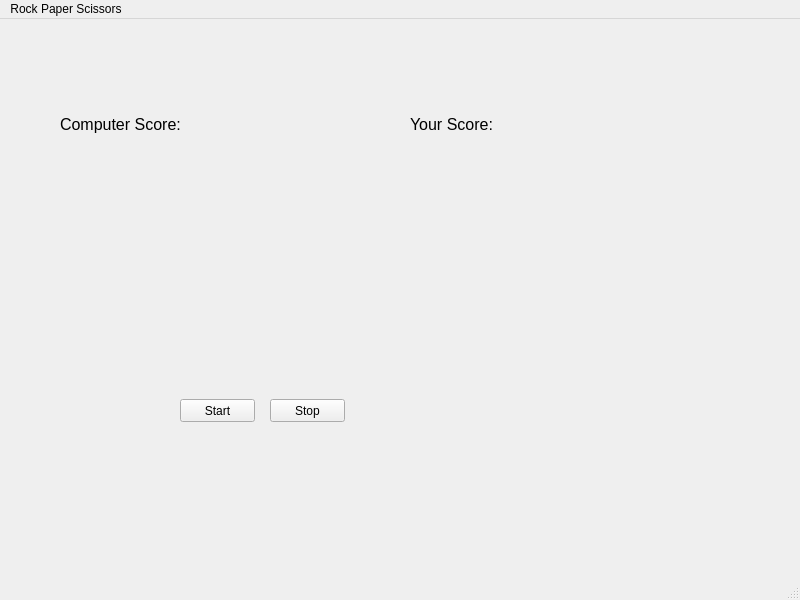
<?xml version="1.0" encoding="UTF-8"?>
<ui version="4.0">
 <class>mainWindow</class>
 <widget class="QMainWindow" name="mainWindow">
  <property name="geometry">
   <rect>
    <x>0</x>
    <y>0</y>
    <width>800</width>
    <height>600</height>
   </rect>
  </property>
  <property name="windowTitle">
   <string>MainWindow</string>
  </property>
  <widget class="QWidget" name="centralwidget">
   <widget class="QLabel" name="label">
    <property name="geometry">
     <rect>
      <x>60</x>
      <y>80</y>
      <width>151</width>
      <height>51</height>
     </rect>
    </property>
    <property name="font">
     <font>
      <pointsize>12</pointsize>
     </font>
    </property>
    <property name="text">
     <string>Computer Score:</string>
    </property>
   </widget>
   <widget class="QLabel" name="label_2">
    <property name="geometry">
     <rect>
      <x>410</x>
      <y>80</y>
      <width>111</width>
      <height>51</height>
     </rect>
    </property>
    <property name="font">
     <font>
      <pointsize>12</pointsize>
     </font>
    </property>
    <property name="text">
     <string>Your Score:</string>
    </property>
   </widget>
   <widget class="QPushButton" name="pushButton">
    <property name="geometry">
     <rect>
      <x>180</x>
      <y>380</y>
      <width>75</width>
      <height>23</height>
     </rect>
    </property>
    <property name="text">
     <string>Start</string>
    </property>
   </widget>
   <widget class="QPushButton" name="pushButton_2">
    <property name="geometry">
     <rect>
      <x>270</x>
      <y>380</y>
      <width>75</width>
      <height>23</height>
     </rect>
    </property>
    <property name="text">
     <string>Stop</string>
    </property>
   </widget>
   <widget class="QLabel" name="label_3">
    <property name="geometry">
     <rect>
      <x>60</x>
      <y>150</y>
      <width>111</width>
      <height>111</height>
     </rect>
    </property>
    <property name="styleSheet">
     <string notr="true">image: url(:/newPrefix/rock.JPG);
</string>
    </property>
    <property name="text">
     <string/>
    </property>
    <property name="pixmap">
     <pixmap resource="images.qrc">:/newPrefix/rock.JPG</pixmap>
    </property>
    <property name="scaledContents">
     <bool>true</bool>
    </property>
   </widget>
   <widget class="QLabel" name="label_4">
    <property name="geometry">
     <rect>
      <x>380</x>
      <y>130</y>
      <width>121</width>
      <height>151</height>
     </rect>
    </property>
    <property name="styleSheet">
     <string notr="true">image: url(:/newPrefix/rock.JPG);
background-image: url(:/newPrefix/rock.JPG);</string>
    </property>
    <property name="text">
     <string/>
    </property>
    <property name="scaledContents">
     <bool>true</bool>
    </property>
   </widget>
  </widget>
  <widget class="QMenuBar" name="menubar">
   <property name="geometry">
    <rect>
     <x>0</x>
     <y>0</y>
     <width>800</width>
     <height>21</height>
    </rect>
   </property>
   <widget class="QMenu" name="Rock_Paper_Scissors">
    <property name="title">
     <string>Rock Paper Scissors</string>
    </property>
   </widget>
   <addaction name="Rock_Paper_Scissors"/>
  </widget>
  <widget class="QStatusBar" name="statusbar"/>
 </widget>
 <resources>
  <include location="images.qrc"/>
 </resources>
 <connections/>
</ui>
